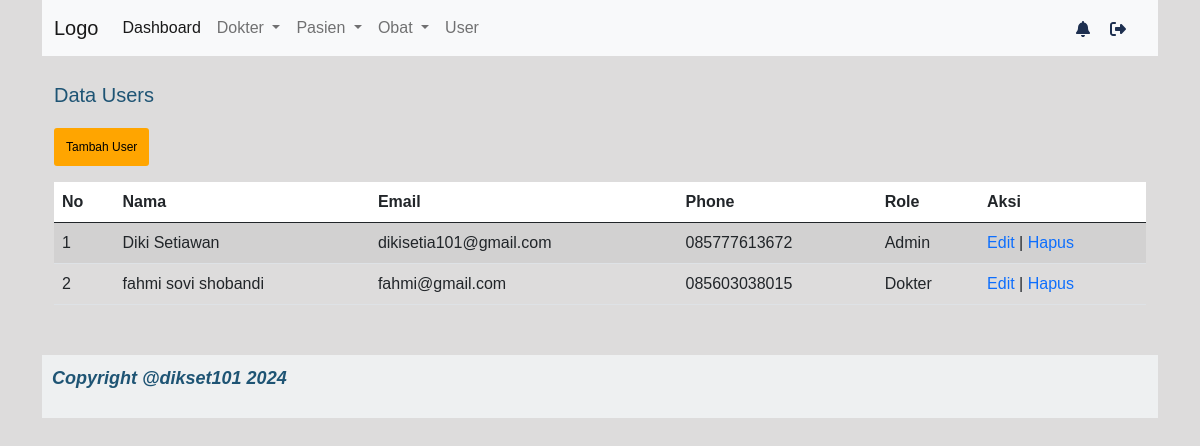
Screenshot of /index.php?page=my_profile&module=users&action=list with the database file from the repository.
### tables this page shows
CREATE TABLE `user` (
  `id_user` int(11) NOT NULL,
  `nama` varchar(50) NOT NULL,
  `email` varchar(50) NOT NULL,
  `phone` varchar(20) NOT NULL,
  `password` varchar(127) NOT NULL,
  `id_role` int(1) NOT NULL
);

CREATE TABLE `role` (
  `id_role` int(11) NOT NULL,
  `nama` varchar(50) NOT NULL,
  `status` varchar(50) NOT NULL
);

### module/users/list.php (the view, shortened to what this page needs)
<?php
include_once "./function/koneksi.php";
$query = mysqli_query($koneksi, "SELECT user.id_user,user.nama,user.email,user.phone,user.id_role, role.nama as role FROM user
JOIN role ON user.id_role = role.id_role");
echo " <p class='mt-4 fs-5'>Data Users</p>
        <div class='btn-action  mt-4'>
            <a href='" . BASE_URL . "index.php? page=my_profile&module=users&action=form'>Tambah User</a>
        </div>";
if (empty(mysqli_num_rows($query))) {
    echo "<div class='mt-4'><h4>Data user masih kosong, silahkan tambah data user.</h4></div>";
} else {
    echo "
    <table class='table table-striped mt-4'>
    <thead>
        <tr style='background: white'>
            <th>No</th>
            <th>Nama</th>
            <th>Email</th>
            <th>Phone</th>
            <th>Role</th>
            <th>Aksi</th>
        </tr>
    </thead>
    <tbody>";
    $no = 1;
    while ($row = mysqli_fetch_assoc($query)) {
        echo "
            <tr>
            <td>$no</td>
            <td>$row[nama]</td>
            <td>$row[email]</td>
            <td>$row[phone]</td>
            <td>$row[role]</td>
            <td>
            <a href='" . BASE_URL . "index.php?page=my_profile&module=users&action=form& id_user=$row[id_user]'>Edit</a> |
            <a href='" . BASE_URL . "index.php?page=my_profile&module=users&action=delete& id_user=$row[id_user]'>Hapus</a></td>
            </tr>
            ";
        $no++;
    }
    echo "</tbody>
</table>";
}

### assets/css/style.css (style rules this page uses)
body { background: rgb(221, 220, 220); font-family: Arial, Helvetica, sans-serif; font-size: 16px; color: #1e5474; }
a { text-decoration: none; }
.btn-action a { background-color: orange; margin-top: 30px; font-size: 12px; border-radius: 3px; color: black; padding: 12px; }

### rows the page displays
user: nama "Diki Setiawan", email "dikisetia101@gmail.com", phone "085777613672", id_role.nama "Admin"
user: nama "fahmi sovi shobandi", email "fahmi@gmail.com", phone "085603038015", id_role.nama "Dokter"
